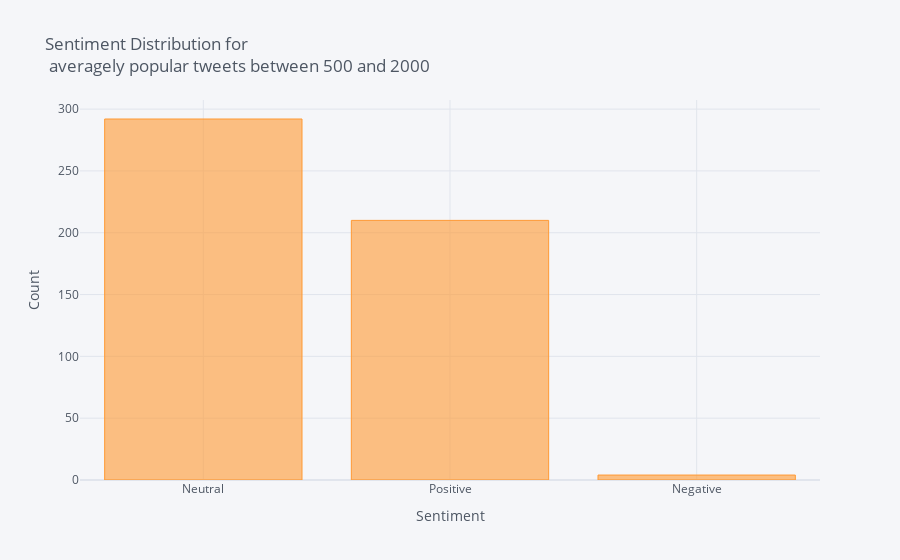

The notebook cell this image was saved under:
### Markdown cell above
Average Popularity:

### Code cell
df_average = df[(df['retweet_count'] <= 2000) & (df['retweet_count'] >=500)]
df_average['Sentiment'].value_counts().iplot(kind='bar', xTitle='Sentiment',
                                    yTitle='Count', title = ('Sentiment Distribution for <br> averagely popular tweets between 500 and 2000'))

### Figure 1 — Plotly figure (JSON) as saved in the notebook; plotly's stock layout.template omitted (floating-point values rounded to 4 significant figures)
{"data": [{"marker": {"color": "rgba(255, 153, 51, 0.6)", "line": {"color": "rgba(255, 153, 51, 1.0)", "width": 1}}, "name": "Sentiment", "orientation": "v", "text": "", "type": "bar", "x": ["Neutral", "Positive", "Negative"], "y": [292, 210, 4]}], "layout": {"legend": {"bgcolor": "#F5F6F9", "font": {"color": "#4D5663"}}, "paper_bgcolor": "#F5F6F9", "plot_bgcolor": "#F5F6F9", "title": {"font": {"color": "#4D5663"}, "text": "Sentiment Distribution for <br> averagely popular tweets between 500 and 2000"}, "xaxis": {"gridcolor": "#E1E5ED", "showgrid": true, "tickfont": {"color": "#4D5663"}, "title": {"font": {"color": "#4D5663"}, "text": "Sentiment"}, "zerolinecolor": "#E1E5ED"}, "yaxis": {"gridcolor": "#E1E5ED", "showgrid": true, "tickfont": {"color": "#4D5663"}, "title": {"font": {"color": "#4D5663"}, "text": "Count"}, "zerolinecolor": "#E1E5ED"}}}
